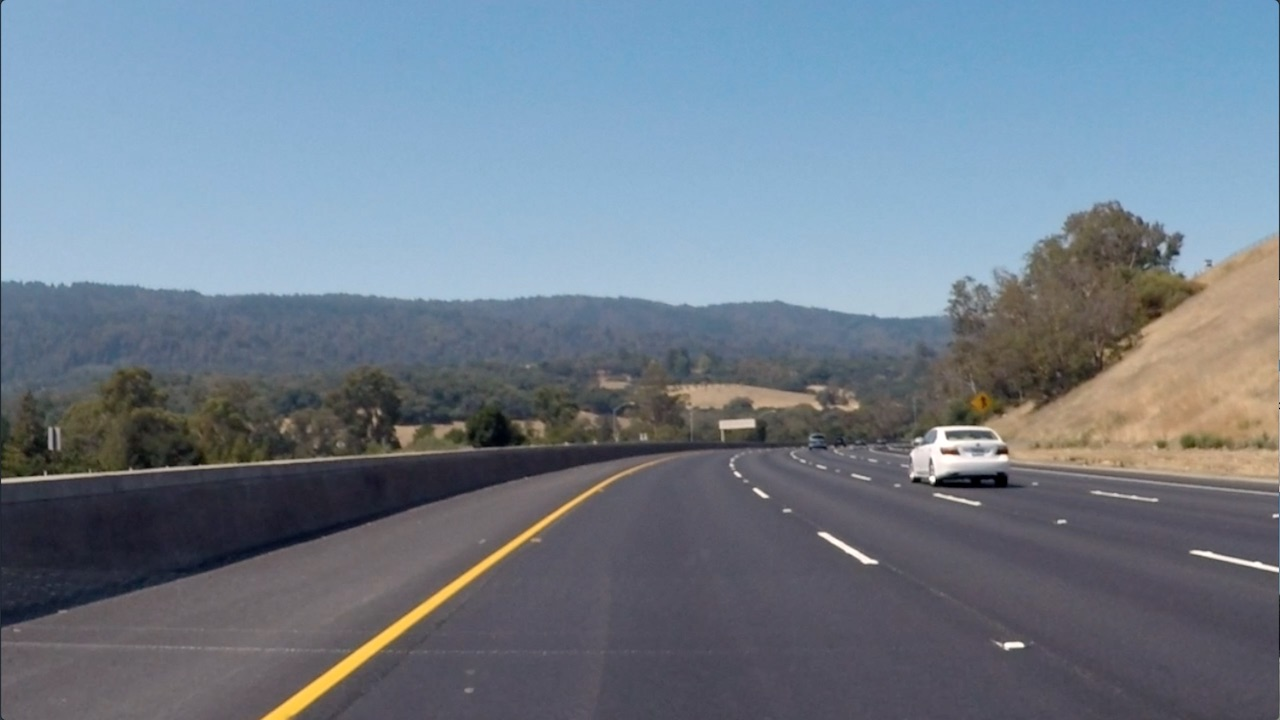
#> input picture udacity/ND113-intro_to_self_driving_cars/P8_Computer_Vision_and_Machine_Learning_L1_Computer_Vision_and_Classification/42. Notebook: Finding Edges/images/curved_lane.jpg, 1280 x 720 px
$ jupyter execute 'Finding Edges and Custom Kernels-zh.ipynb'   (shell and % lines are left out)
#> lines starting #> are read from the running program, lines starting #| are printed output that depends on the picture
# 创建滤波器，边缘检测

### 导入资源并显示图像

[cell 1]
import matplotlib.pyplot as plt
import matplotlib.image as mpimg

import cv2
import numpy as np


# Read in the image
image = mpimg.imread('images/curved_lane.jpg')
#> image is the input picture: shape (720, 1280, 3); mean R, G, B 112.1, 125, 138.7

plt.imshow(image)

### 将原图像转换为灰度图

[cell 2]
# Convert to grayscale for filtering
gray = cv2.cvtColor(image, cv2.COLOR_RGB2GRAY)
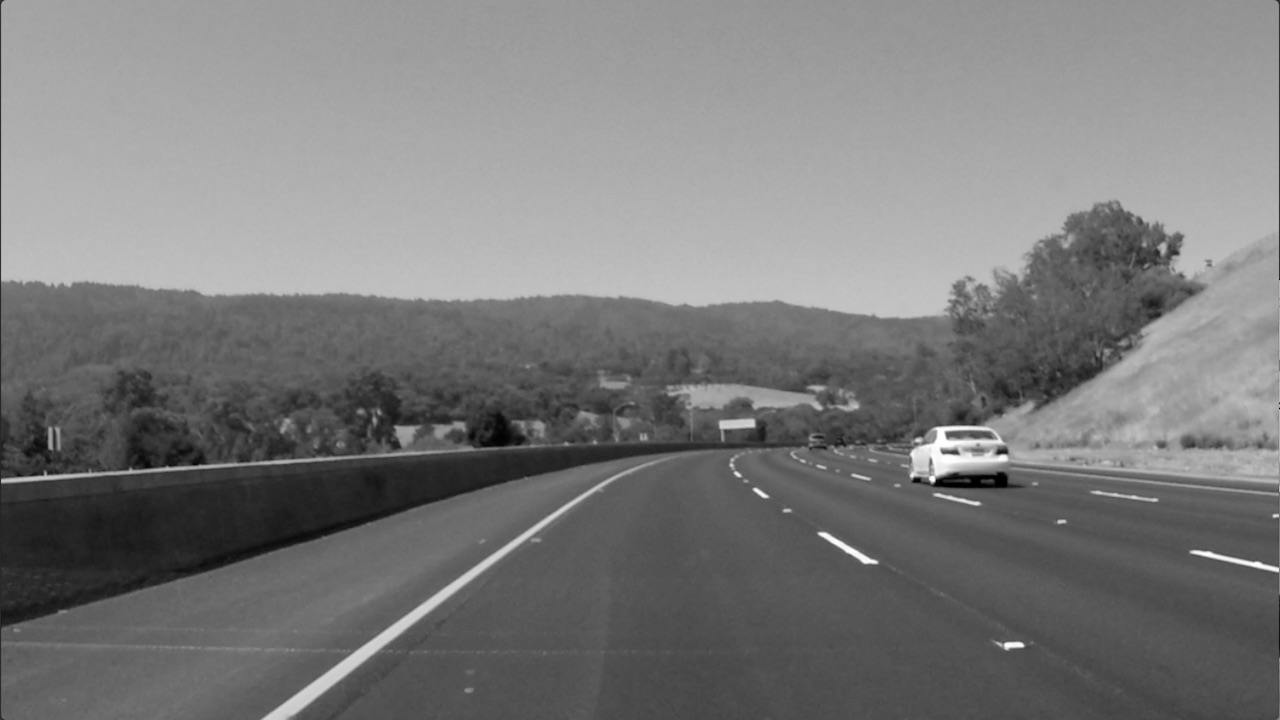
#> gray: shape (720, 1280); min 0, max 255, mean 122.7

plt.imshow(gray, cmap='gray')

### TODO: 创建一个自定义内核

下面给出了一种常见的边缘检测滤波器：索贝尔算子。

索贝尔滤波器常用于边缘检测以及在图像中查找强度图谱。将索贝尔滤波器应用于图像是分别在x或y方向上 **对图像的导数进行（近似）处理**的一种方式。该算子看起来如下所示。

**你可以创建一个索贝尔 x运算子并将其应用于给定的图像。**

如果想挑战自己，你可以看看是否能够通过一系列滤波器来放置图像：首先使一张图像模糊化（需要平均像素），然后检测其边缘。

[cell 3]
# Create a custom kernel

# 3x3 array for edge detection
sobel_x = np.array([[-1, 0, 1],
                    [-2, 0, 2],
                    [-1, 0, 1]])
sobel_y = np.array([[-1, -2, -1],
                    [0, 0, 0],
                    [1, 2, 1]])

## TODO: Create and apply a Sobel x operator

filtered_image_x = cv2.filter2D(gray, -1, sobel_x)
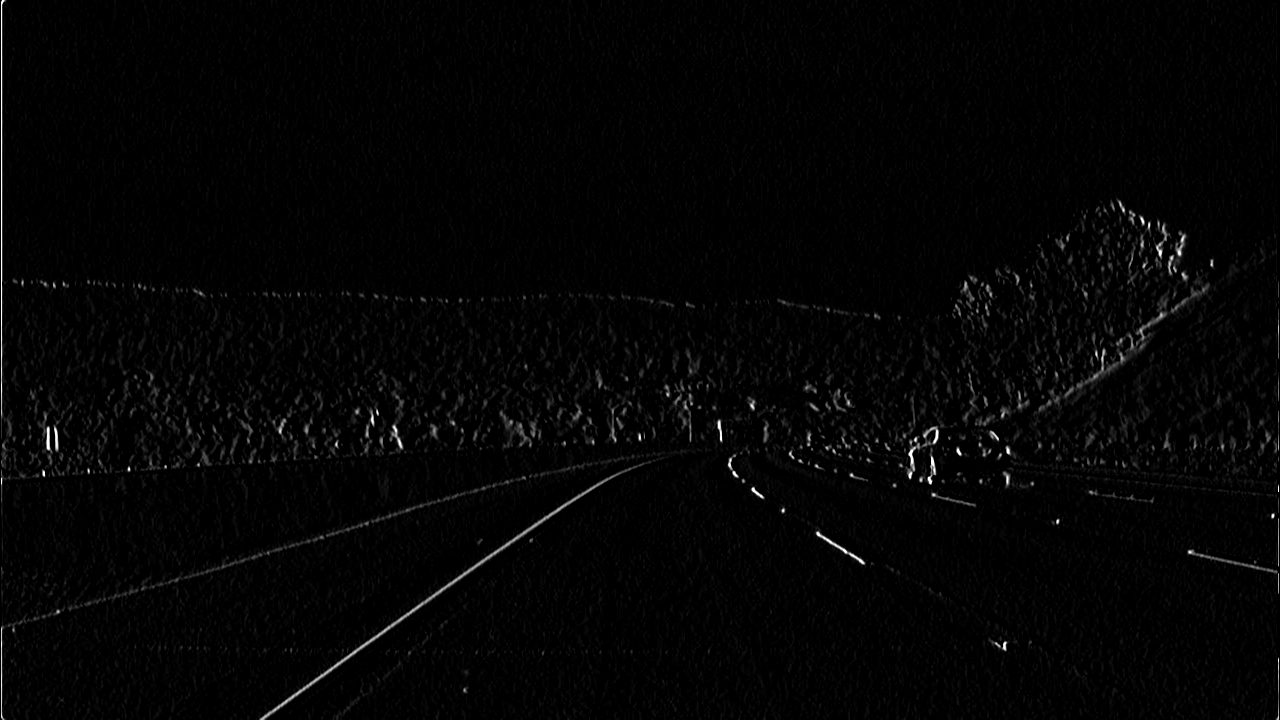
#> filtered_image_x: shape (720, 1280); min 0, max 255, mean 4.3
# Filter the image using filter2D, which has inputs: (grayscale image, bit-depth, kernel)
filtered_image_y = cv2.filter2D(gray, -1, sobel_y)
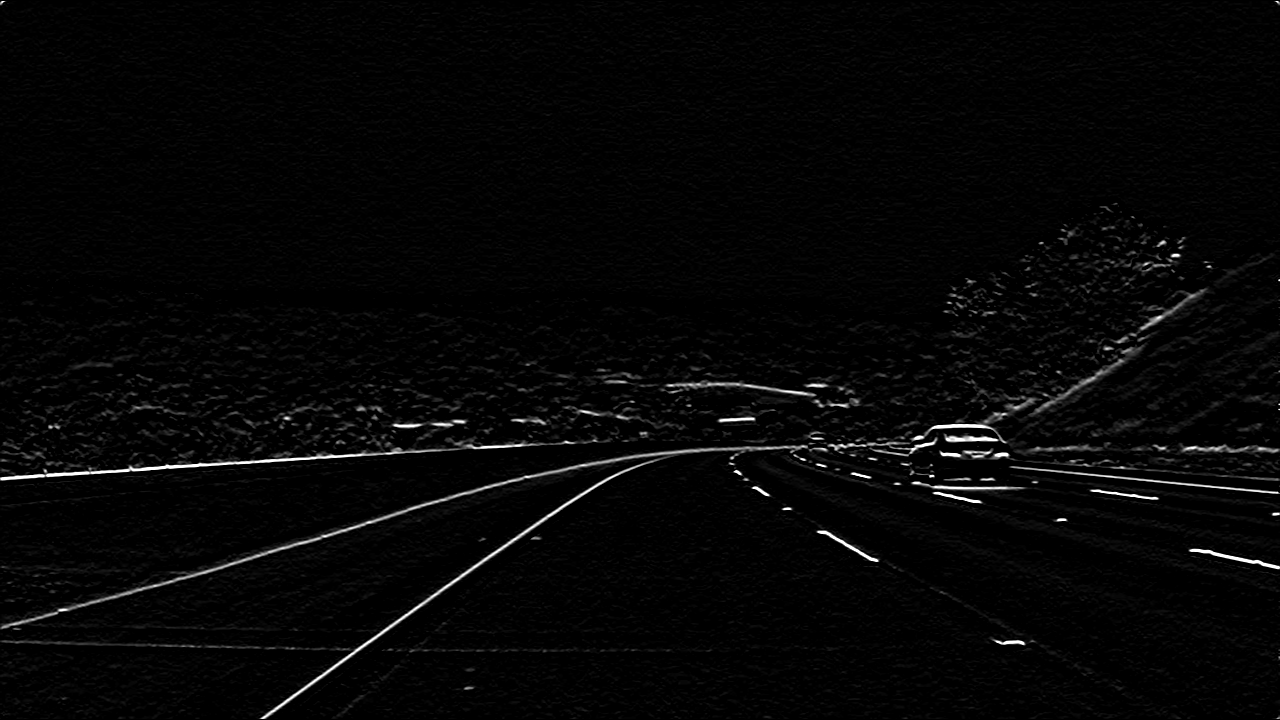
#> filtered_image_y: shape (720, 1280); min 0, max 255, mean 5.9

f, (ax1, ax2) = plt.subplots(1, 2, figsize=(20, 10))
ax1.set_title('filtered_image_x')
ax1.imshow(filtered_image_x, cmap='gray')
ax2.set_title('filtered_image_y')
ax2.imshow(filtered_image_y, cmap='gray')
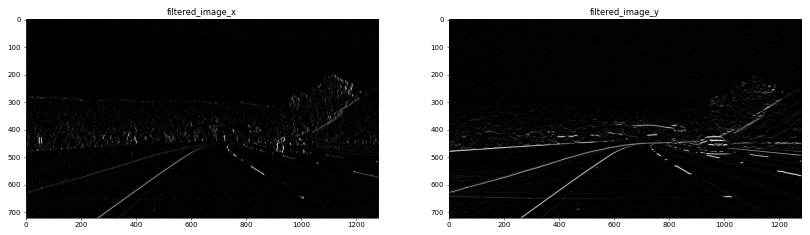
#> figure drawn by matplotlib, 2 panels

$ run again, with udacity/ND113-intro_to_self_driving_cars/P8_Computer_Vision_and_Machine_Learning_L1_Computer_Vision_and_Classification/42. Notebook: Finding Edges/images/bridge_trees_example.jpg copied over udacity/ND113-intro_to_self_driving_cars/P8_Computer_Vision_and_Machine_Learning_L1_Computer_Vision_and_Classification/42. Notebook: Finding Edges/images/curved_lane.jpg
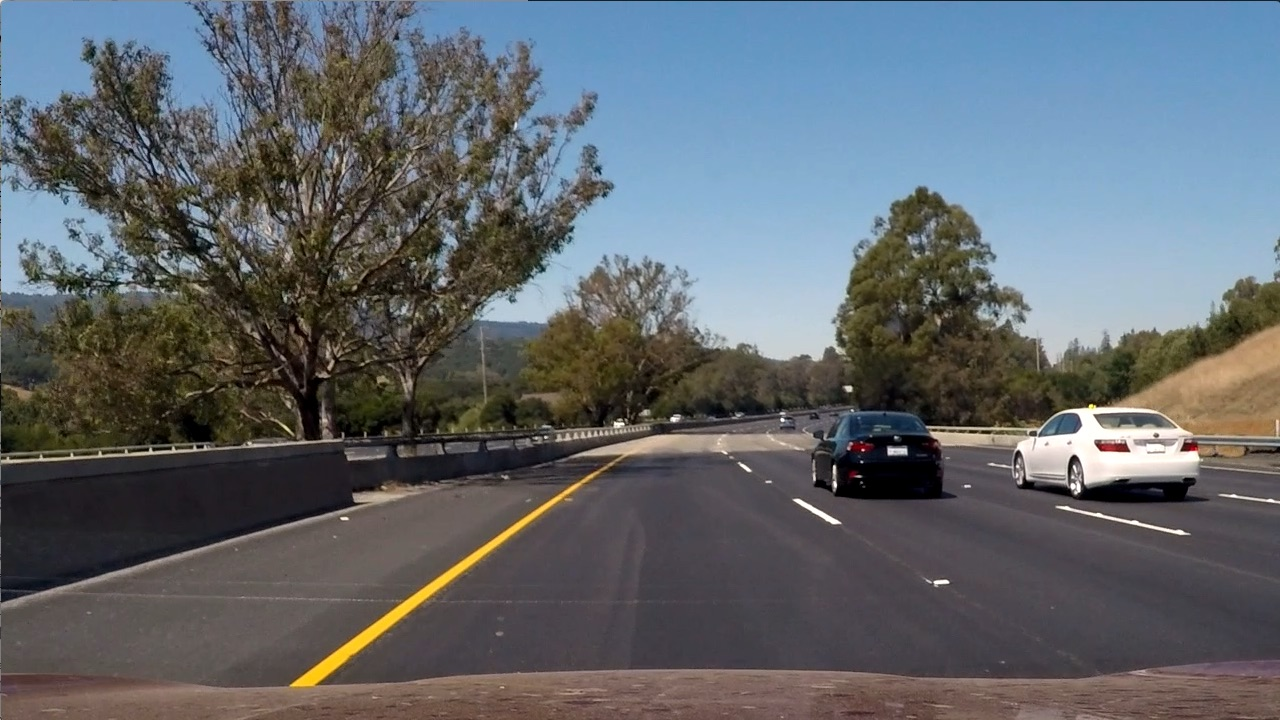
#> input picture udacity/ND113-intro_to_self_driving_cars/P8_Computer_Vision_and_Machine_Learning_L1_Computer_Vision_and_Classification/42. Notebook: Finding Edges/images/bridge_trees_example.jpg, 1280 x 720 px
#> image is the input picture: shape (720, 1280, 3); mean R, G, B 97, 102.6, 107.9
#> `filtered_image_y = cv2.filter2D(gray, -1, sobel_y)`:
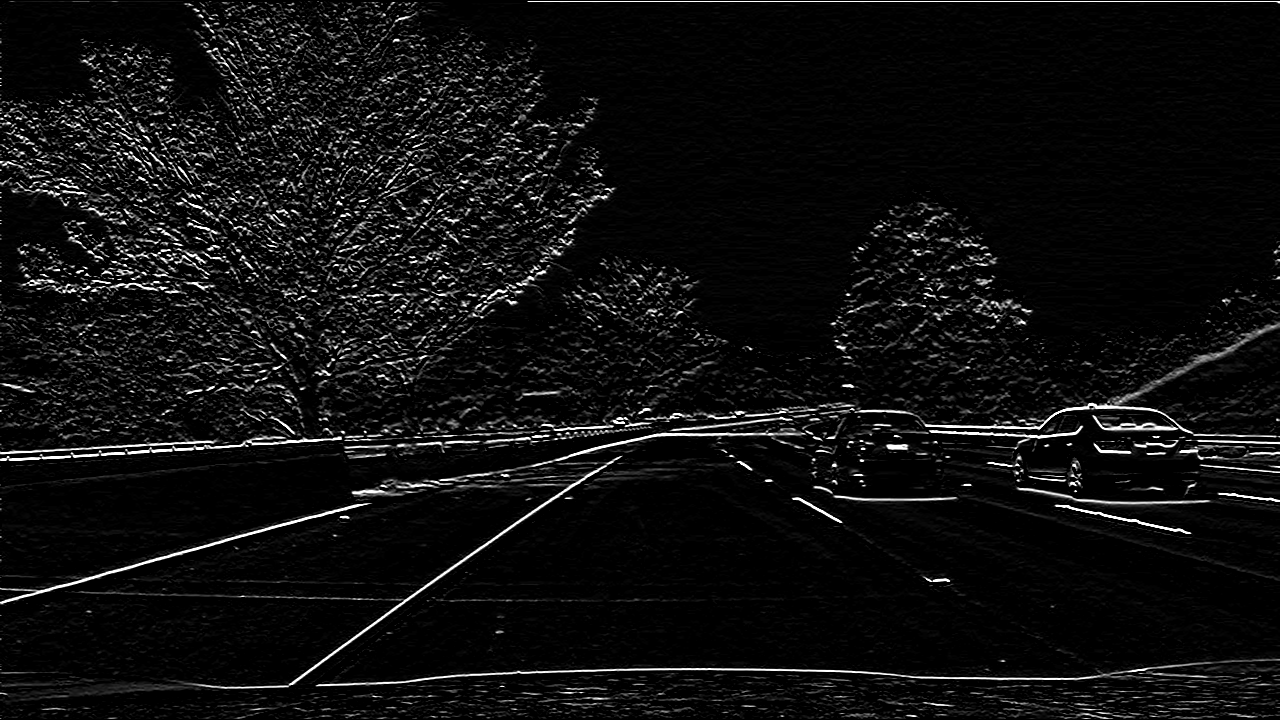
#> filtered_image_y: shape (720, 1280); min 0, max 255, mean 15.1
#> `[cell 3] # Create a custom kernel  # 3x3 array for edge detection sobe..`:
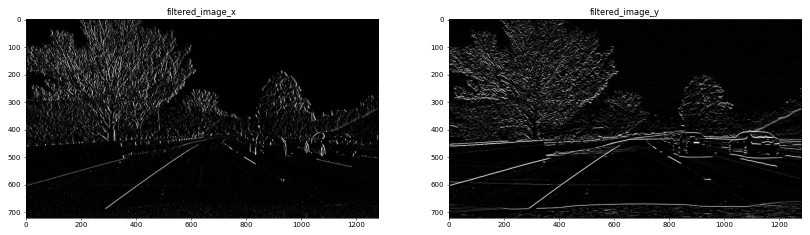
#> figure drawn by matplotlib, 2 panels

$ run again, with udacity/ND113-intro_to_self_driving_cars/P8_Computer_Vision_and_Machine_Learning_L1_Computer_Vision_and_Classification/42. Notebook: Finding Edges/images/white_lines.jpg copied over udacity/ND113-intro_to_self_driving_cars/P8_Computer_Vision_and_Machine_Learning_L1_Computer_Vision_and_Classification/42. Notebook: Finding Edges/images/curved_lane.jpg
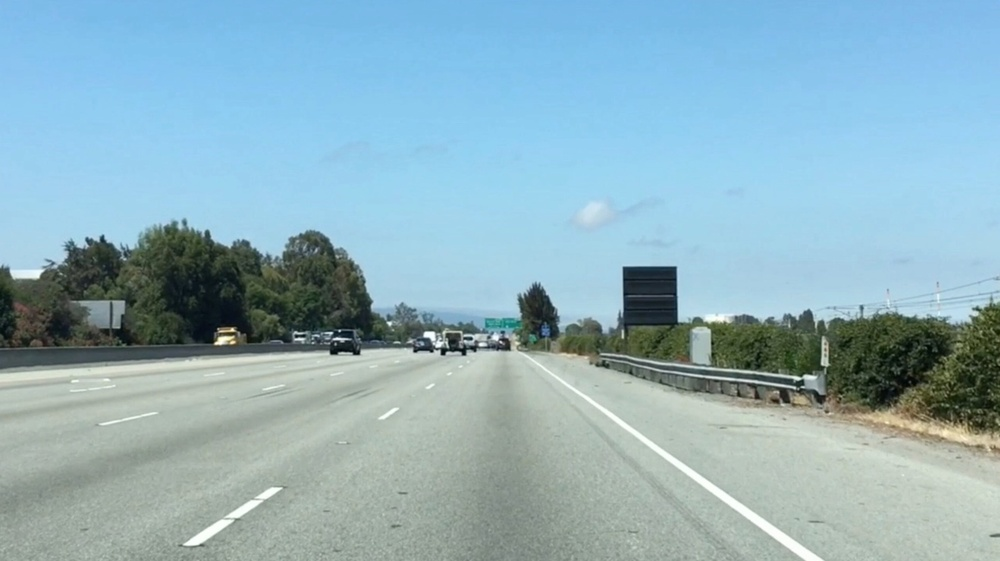
#> input picture udacity/ND113-intro_to_self_driving_cars/P8_Computer_Vision_and_Machine_Learning_L1_Computer_Vision_and_Classification/42. Notebook: Finding Edges/images/white_lines.jpg, 1000 x 561 px, shrunk from 2436 x 1366 before the run
#> image is the input picture: shape (561, 1000, 3); mean R, G, B 143.6, 177.1, 188.4
#> `filtered_image_y = cv2.filter2D(gray, -1, sobel_y)`:
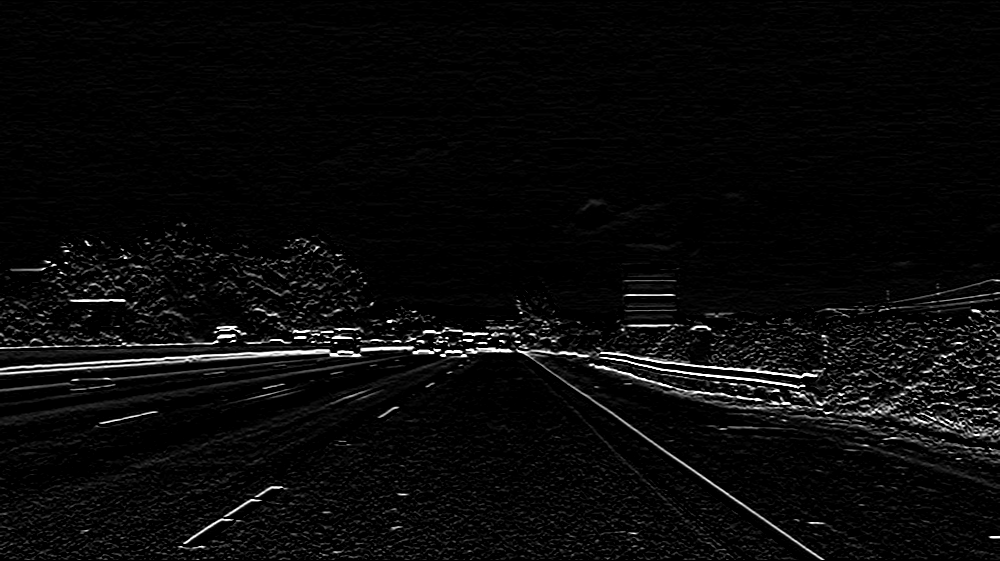
#> filtered_image_y: shape (561, 1000); min 0, max 255, mean 9.6
#> `[cell 3] # Create a custom kernel  # 3x3 array for edge detection sobe..`:
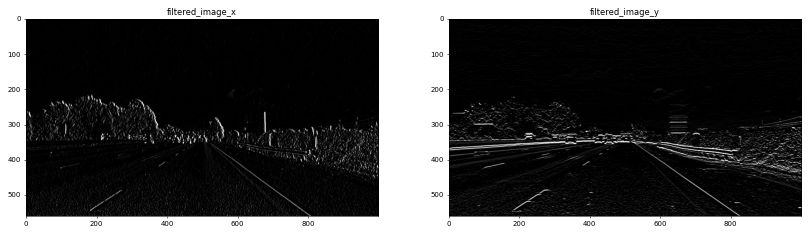
#> figure drawn by matplotlib, 2 panels
